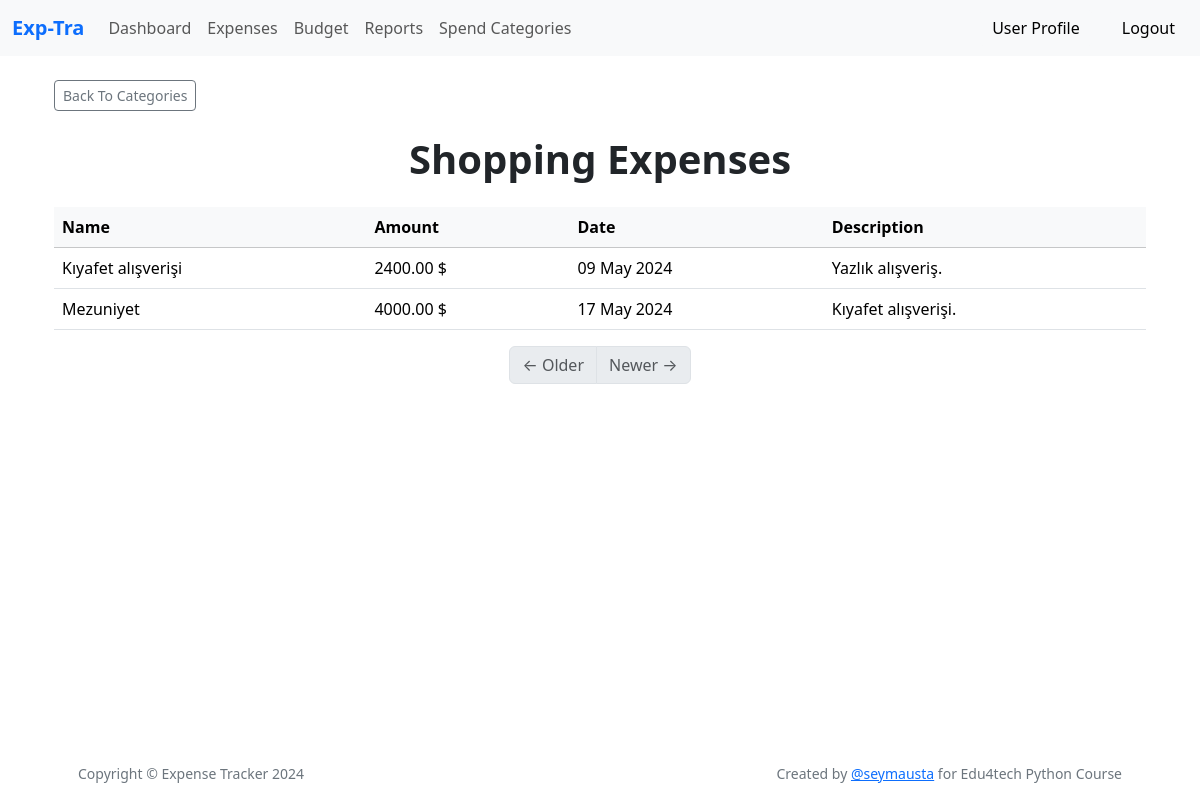
/category/5/expenses (signed in), run on the app's committed database.
### app/models.py (models this page shows, shortened)
class Category(db.Model):
    id: so.Mapped[int] = so.mapped_column(primary_key=True)
    name: so.Mapped[str] = so.mapped_column(sa.String(140))
    expenses = db.relationship('Expense', backref='category', lazy=True)

class Expense(db.Model):
    __tablename__ = 'expenses'
    id: so.Mapped[int] = so.mapped_column(primary_key=True)
    name: so.Mapped[str] = so.mapped_column(sa.String(140))
    amount : so.Mapped[float] = so.mapped_column(sa.Numeric(10, 2), nullable=False)
    category_id : so.Mapped[int] = so.mapped_column(sa.ForeignKey(Category.id),index=True)
    date : so.Mapped[datetime] = so.mapped_column(sa.Date, nullable=False)
    description: so.Mapped[str] = so.mapped_column(sa.Text)
    timestamp: so.Mapped[datetime] = so.mapped_column(
        index=True, default=lambda: datetime.now(timezone.utc))
    user_id: so.Mapped[int] = so.mapped_column(sa.ForeignKey(User.id),
                                               index=True)
    user: so.Mapped[User] = so.relationship(back_populates='expenses')

### app/main/routes.py (the view)
@bp.route('/category/<int:category_id>/expenses')
@login_required
def category_expenses(category_id):
    category = Category.query.get_or_404(category_id)
    expenses = Expense.query.filter_by(user_id=current_user.id, category_id=category_id).all()
    return render_template('category_expenses.html', title='Category Expenses', category=category, expenses=expenses)

### app/models.py (called while the page is built)
@login.user_loader
def load_user(id):
    return db.session.get(User, int(id))

### app/templates/category_expenses.html (shortened to what this page needs)
{% extends "base.html" %}
{% block content %}
<div class="container">
    <br>
    <a href="{{ url_for('main.categories')}}" class="btn btn-outline-secondary btn-sm">Back To Categories</a>
    <h1 class="my-4 fw-bolder text-center">{{ category.name }} Expenses</h1>
    {% if expenses %}
    <div class="table-responsive">
        <table class="table table-hover">
            <thead class="table-light">
                <tr>
                    <th>Name</th>
                    <th>Amount</th>
                    <th>Date</th>
                    <th>Description</th>
                </tr>
            </thead>
            <tbody>
                {% for expense in expenses %}
                <tr>
                    <td>{{ expense.name|capitalize }}</td>
                    <td>{{ expense.amount }}{{ ' $' }}</td>
                    <td>{{ expense.date.strftime('%d %b %Y') }}</td>
                    <td>{{ expense.description|capitalize }}</td>
                </tr>
                {% endfor %}
            </tbody>
        </table>
    </div>
<nav aria-label="Page navigation example">
  <ul class="pagination justify-content-center">
    {% if prev_url %}
      <li class="page-item">
        <a class="page-link" href="{{ prev_url }}">&larr; Older</a>
      </li>
    {% else %}
      <li class="page-item disabled">
        <span class="page-link">&larr; Older</span>
      </li>
    {% endif %}
    {% if next_url %}
      <li class="page-item">
        <a class="page-link" href="{{ next_url }}">Newer &rarr;</a>
      </li>
    {% else %}
      <li class="page-item disabled">
        <span class="page-link">Newer &rarr;</span>
      </li>
    {% endif %}
  </ul>
</nav>
    {% else %}
    <p class="fw-bold text-center">No expenses found 😥</p>
    {% endif %}
</div>
{% endblock %}

### data on the page
Category: name "Shopping"
Expense: name "Kıyafet alışverişi", amount "2400.00", value "$", date "09 May 2024", description "Yazlık alışveriş."
Expense: name "Mezuniyet", amount "4000.00", value "$", date "17 May 2024", description "Kıyafet alışverişi."
